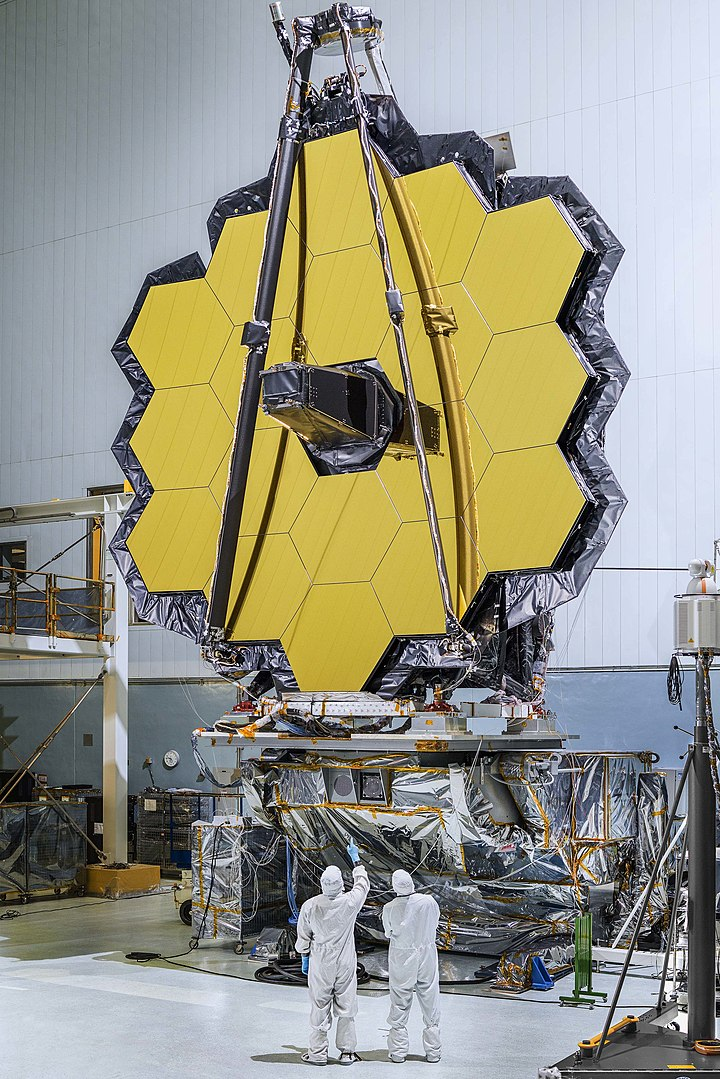
#> input picture Lesson_61/1.jpeg, 720 x 1079 px, given in place of 1.png, which was not available
$ jupyter execute Task.ipynb   (older library calls are emulated)   (text cells are left out)
#> lines starting #> are read from the running program, lines starting #| are printed output that depends on the picture; pictures that were not available may be replaced by others from this repository, and a replacement may not be noted
[cell 1]
import cv2
import matplotlib.pyplot as plt
import matplotlib.colors as clr
import numpy as np
import sys

[cell 2]
def read_images(image):
#> called with image = '1.png'
    img = cv2.imread(image)
#> img is the input picture: shape (1079, 720, 3); mean B, G, R 132, 147.9, 149.1
    img_RGB = cv2.cvtColor(img, cv2.COLOR_BGR2RGB)
    plt.axis('off')
    plt.imshow(img_RGB)
    plt.show()
    return img_RGB

[cell 3]
img_RGB = read_images('1.png')

[cell 4]
img = cv2.imread('1.png')

[cell 5]
dst = cv2.medianBlur(img,5)
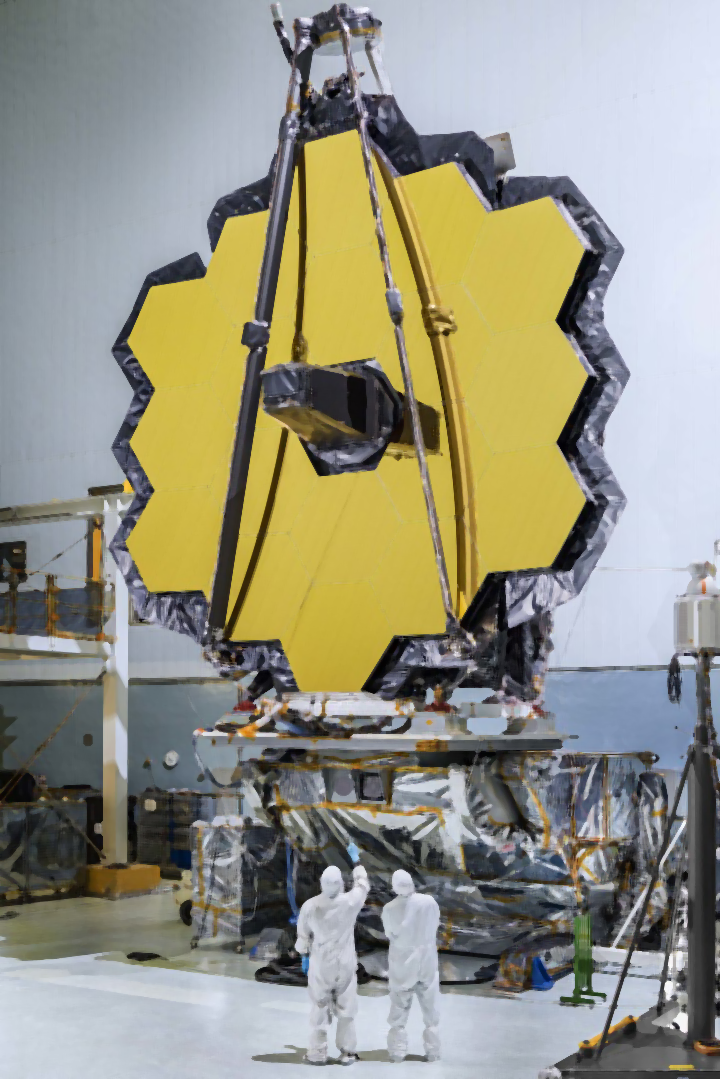
#> dst: shape (1079, 720, 3); mean B, G, R 131.4, 147.7, 148.9

[cell 6]
img_RGB = cv2.cvtColor(img, cv2.COLOR_BGR2RGB)
dst_RGB = cv2.cvtColor(dst, cv2.COLOR_BGR2RGB)

plt.axis('off')
plt.imshow(img_RGB)
plt.show()

plt.axis('off')
plt.imshow(dst_RGB)
plt.show()

[cell 7]
img = cv2.imread('1.png', cv2.IMREAD_GRAYSCALE)
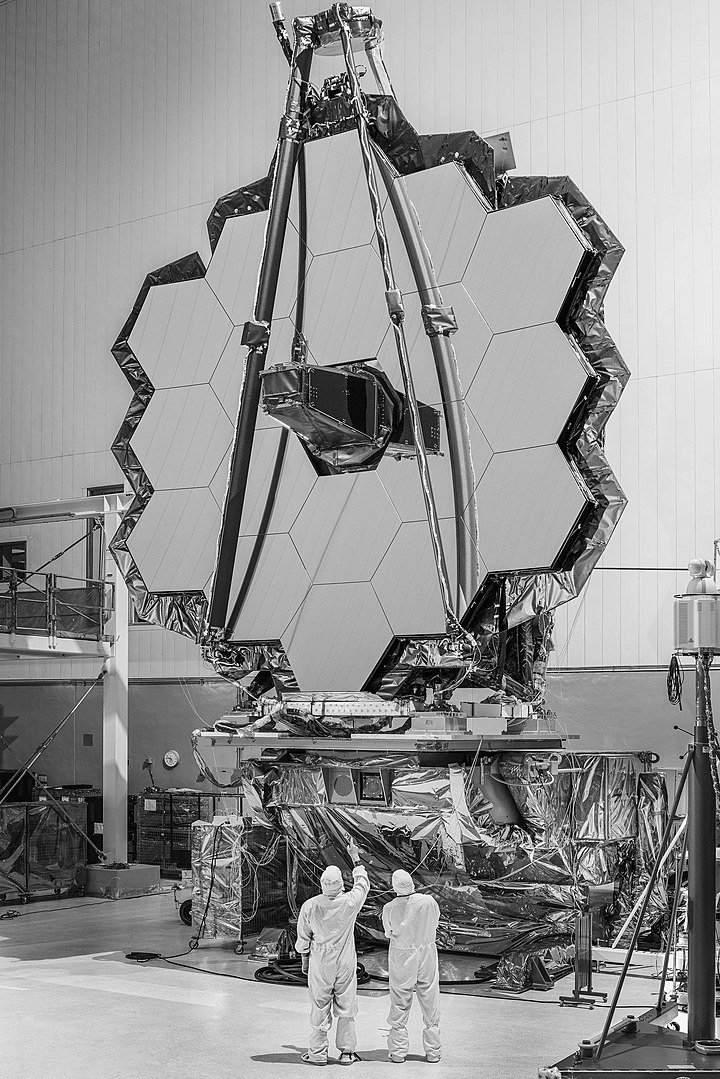
#> img: shape (1079, 720); min 0, max 255, mean 146.4
assert img is not None, "file could not be read, check with os.path.exists()"
laplacian = cv2.Laplacian(img,cv2.CV_64F)
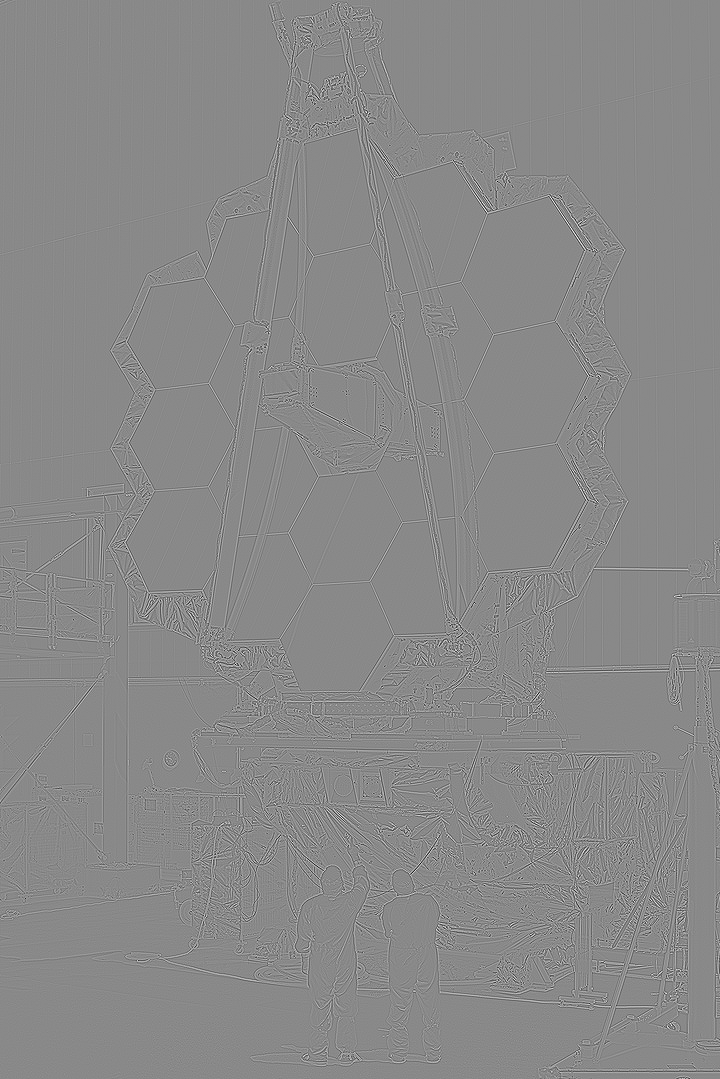
#> laplacian: shape (1079, 720) float64; min -925, max 793, mean 0; drawn with min black and max white
sobelx = cv2.Sobel(img,cv2.CV_64F,1,0,ksize=5)
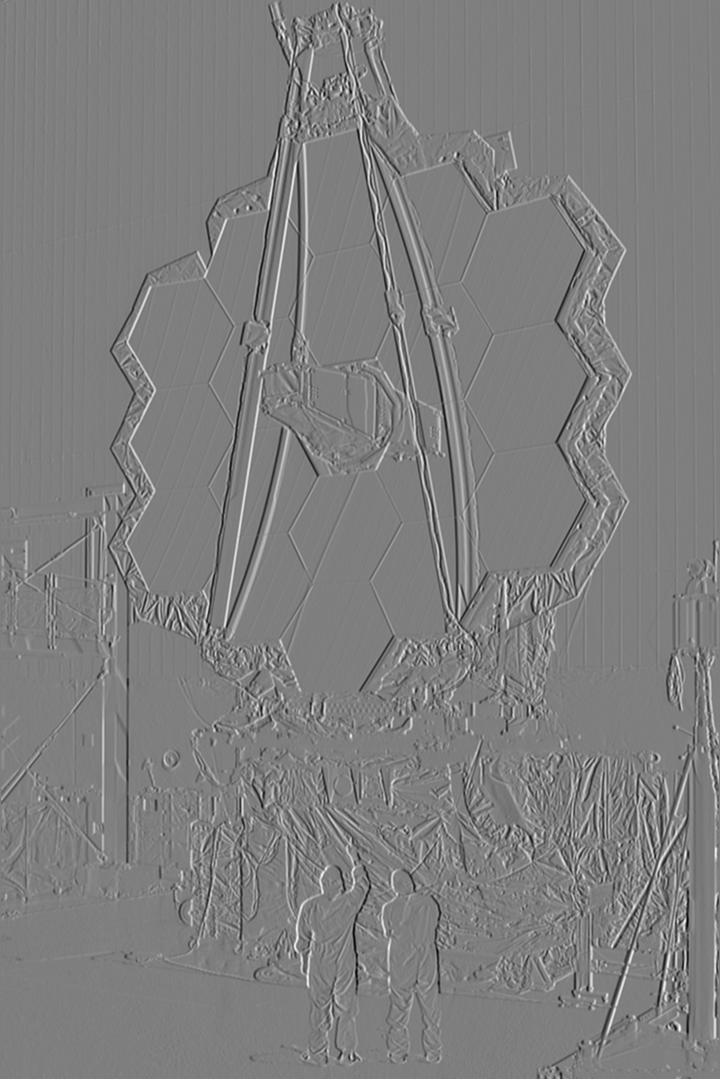
#> sobelx: shape (1079, 720) float64; min -11321, max 11412, mean 10.9; drawn with min black and max white
sobely = cv2.Sobel(img,cv2.CV_64F,0,1,ksize=5)
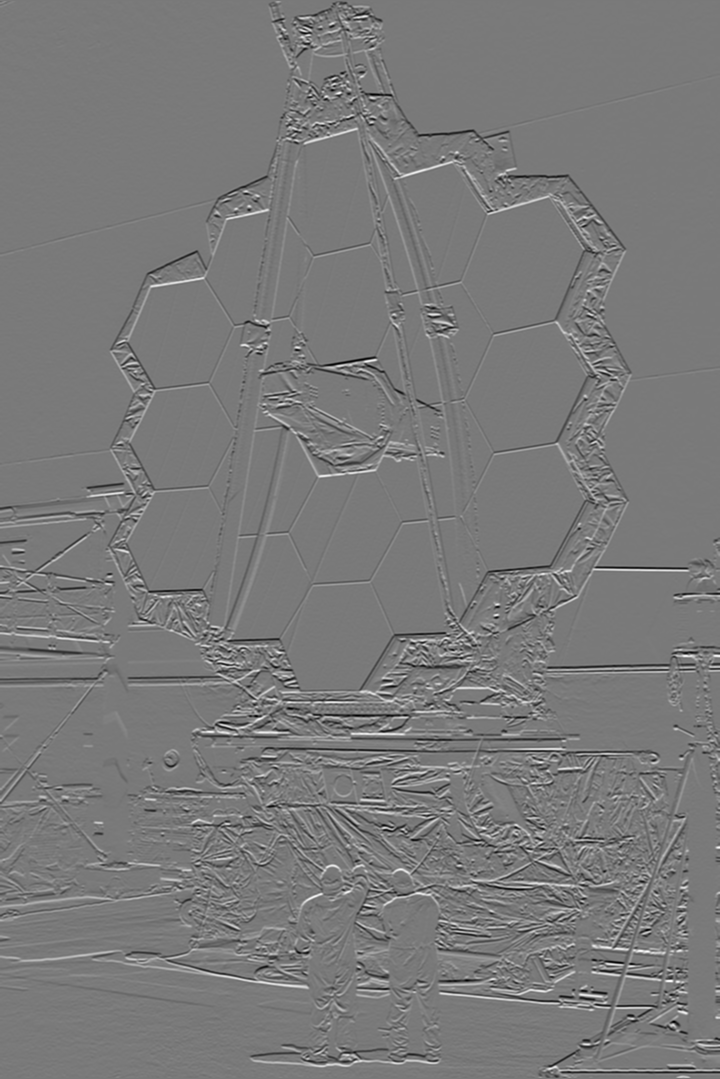
#> sobely: shape (1079, 720) float64; min -10117, max 11033, mean -0.9; drawn with min black and max white
plt.subplot(2,2,1),plt.imshow(img,cmap = 'gray')
plt.title('Original'), plt.xticks([]), plt.yticks([])
plt.subplot(2,2,3),plt.imshow(sobelx,cmap = 'gray')
plt.title('Sobel X'), plt.xticks([]), plt.yticks([])
plt.subplot(2,2,4),plt.imshow(sobely,cmap = 'gray')
plt.title('Sobel Y'), plt.xticks([]), plt.yticks([])
plt.show()
